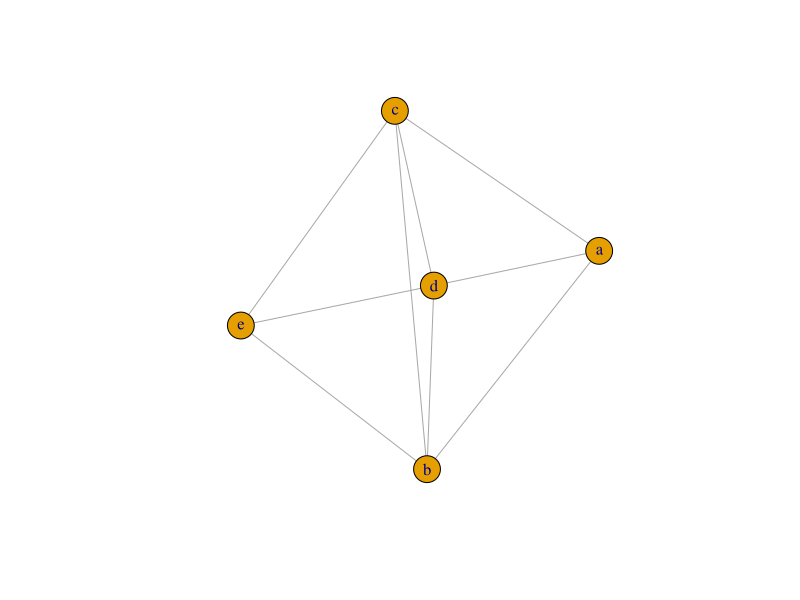

The R script that drew this image:
library(igraph)
library(ggplot2)

d <- data.frame(p1=c('a', 'a', 'a', 'b', 'b', 'b', 'c', 'c', 'd'),
                p2=c('b', 'c', 'd', 'c', 'd', 'e', 'd', 'e', 'e'))

g <- graph.data.frame(d, directed=FALSE)
plot(g, e=TRUE, v=TRUE)


  